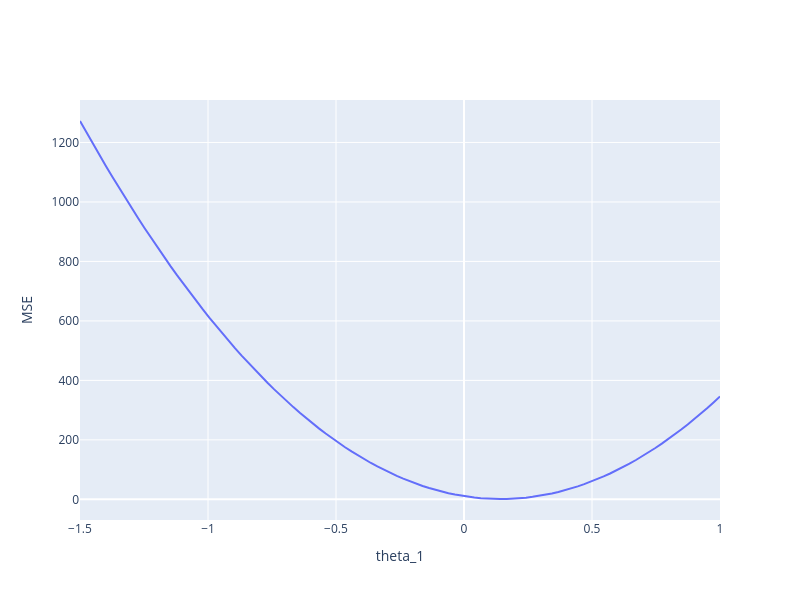

Source (notebook cell):
### Markdown cell above
We can visualize the value of the MSE on our dataset for different possible choices of $\theta_1$. To optimize our model, we want to select the value of $\theta_1$ that leads to the lowest MSE.

### Code cell
def mse_single_arg(theta_1):
    """Returns the MSE on our data for the given theta1"""
    y_hat = theta_1 * x
    return ((y_hat - y_obs) ** 2).mean()

thetas = np.linspace(-1.5, 1, 100)

mse_line = go.Scatter(x = thetas, y = [mse_single_arg(theta_1) for theta_1 in thetas], mode = "lines", name = "MSE")
fig = go.Figure()
fig.add_trace(mse_line)
fig.update_layout(autosize=False, width=800, height=600, xaxis_title="theta_1", yaxis_title="MSE")
